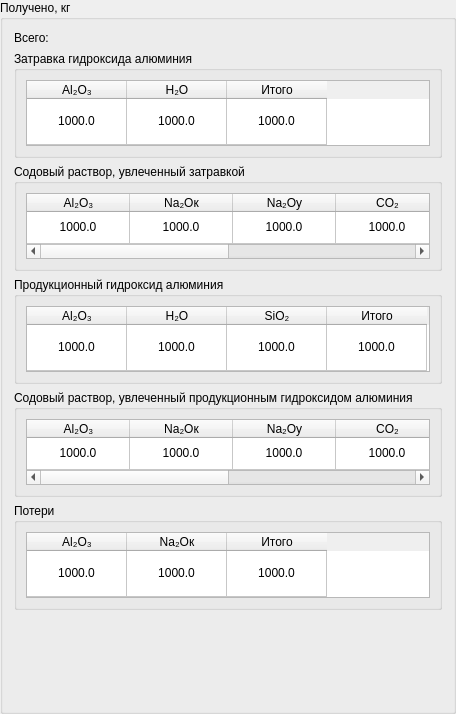
                  <widget class="QGroupBox" name="groupBox_134">
                   <property name="title">
                    <string>Получено, кг</string>
                   </property>
                   <layout class="QVBoxLayout" name="verticalLayout_22">
                    <item>
                     <widget class="QLabel" name="label_20">
                      <property name="text">
                       <string>Всего:</string>
                      </property>
                     </widget>
                    </item>
                    <item>
                     <widget class="QGroupBox" name="groupBox_325">
                      <property name="maximumSize">
                       <size>
                        <width>16777215</width>
                        <height>107</height>
                       </size>
                      </property>
                      <property name="title">
                       <string>Затравка гидроксида алюминия</string>
                      </property>
                      <layout class="QHBoxLayout" name="horizontalLayout_342">
                       <item>
                        <widget class="QTableWidget" name="tableAluminumHydroxide22_2">
                         <property name="maximumSize">
                          <size>
                           <width>16777215</width>
                           <height>71</height>
                          </size>
                         </property>
                         <attribute name="horizontalHeaderDefaultSectionSize">
                          <number>100</number>
                         </attribute>
                         <attribute name="verticalHeaderVisible">
                          <bool>false</bool>
                         </attribute>
                         <attribute name="verticalHeaderStretchLastSection">
                          <bool>true</bool>
                         </attribute>
                         <row>
                          <property name="text">
                           <string>1</string>
                          </property>
                         </row>
                         <column>
                          <property name="text">
                           <string>Al₂O₃</string>
                          </property>
                         </column>
                         <column>
                          <property name="text">
                           <string>H₂O</string>
                          </property>
                         </column>
                         <column>
                          <property name="text">
                           <string>Итого</string>
                          </property>
                         </column>
                         <item row="0" column="0">
                          <property name="text">
                           <string>1000.0</string>
                          </property>
                          <property name="textAlignment">
                           <set>AlignCenter</set>
                          </property>
                         </item>
                         <item row="0" column="1">
                          <property name="text">
                           <string>1000.0</string>
                          </property>
                          <property name="textAlignment">
                           <set>AlignCenter</set>
                          </property>
                         </item>
                         <item row="0" column="2">
                          <property name="text">
                           <string>1000.0</string>
                          </property>
                          <property name="textAlignment">
                           <set>AlignCenter</set>
                          </property>
                         </item>
                        </widget>
                       </item>
                      </layout>
                     </widget>
                    </item>
                    <item>
                     <widget class="QGroupBox" name="groupBox_327">
                      <property name="maximumSize">
                       <size>
                        <width>16777215</width>
                        <height>107</height>
                       </size>
                      </property>
                      <property name="title">
                       <string>Содовый раствор, увлеченный затравкой</string>
                      </property>
                      <layout class="QHBoxLayout" name="horizontalLayout_344">
                       <item>
                        <widget class="QTableWidget" name="tableAlkalineSolution22_2">
                         <property name="maximumSize">
                          <size>
                           <width>16777215</width>
                           <height>71</height>
                          </size>
                         </property>
                         <attribute name="horizontalHeaderDefaultSectionSize">
                          <number>103</number>
                         </attribute>
                         <attribute name="horizontalHeaderStretchLastSection">
                          <bool>true</bool>
                         </attribute>
                         <attribute name="verticalHeaderVisible">
                          <bool>false</bool>
                         </attribute>
                         <attribute name="verticalHeaderStretchLastSection">
                          <bool>true</bool>
                         </attribute>
                         <row>
                          <property name="text">
                           <string>1</string>
                          </property>
                         </row>
                         <column>
                          <property name="text">
                           <string>Al₂O₃</string>
                          </property>
                         </column>
                         <column>
                          <property name="text">
                           <string>Na₂Oк</string>
                          </property>
                         </column>
                         <column>
                          <property name="text">
                           <string>Na₂Oу</string>
                          </property>
                         </column>
                         <column>
                          <property name="text">
                           <string>CO₂</string>
                          </property>
                         </column>
                         <column>
                          <property name="text">
                           <string>H₂O</string>
                          </property>
                         </column>
                         <column>
                          <property name="text">
                           <string>Итого</string>
                          </property>
                         </column>
                         <item row="0" column="0">
                          <property name="text">
                           <string>1000.0</string>
                          </property>
                          <property name="textAlignment">
                           <set>AlignCenter</set>
                          </property>
                         </item>
                         <item row="0" column="1">
                          <property name="text">
                           <string>1000.0</string>
                          </property>
                          <property name="textAlignment">
                           <set>AlignCenter</set>
                          </property>
                         </item>
                         <item row="0" column="2">
                          <property name="text">
                           <string>1000.0</string>
                          </property>
                          <property name="textAlignment">
                           <set>AlignCenter</set>
                          </property>
                         </item>
                         <item row="0" column="3">
                          <property name="text">
                           <string>1000.0</string>
                          </property>
                          <property name="textAlignment">
                           <set>AlignCenter</set>
                          </property>
                         </item>
                         <item row="0" column="4">
                          <property name="text">
                           <string>1000.0</string>
                          </property>
                          <property name="textAlignment">
                           <set>AlignCenter</set>
                          </property>
                         </item>
                         <item row="0" column="5">
                          <property name="text">
                           <string>1000.0</string>
                          </property>
                          <property name="textAlignment">
                           <set>AlignCenter</set>
                          </property>
                         </item>
                        </widget>
                       </item>
                      </layout>
                     </widget>
                    </item>
                    <item>
                     <widget class="QGroupBox" name="groupBox_326">
                      <property name="maximumSize">
                       <size>
                        <width>16777215</width>
                        <height>107</height>
                       </size>
                      </property>
                      <property name="title">
                       <string>Продукционный гидроксид алюминия</string>
                      </property>
                      <layout class="QHBoxLayout" name="horizontalLayout_343">
                       <item>
                        <widget class="QTableWidget" name="tableProdAluminumHydroxide22">
                         <property name="maximumSize">
                          <size>
                           <width>16777215</width>
                           <height>71</height>
                          </size>
                         </property>
                         <attribute name="horizontalHeaderDefaultSectionSize">
                          <number>100</number>
                         </attribute>
                         <attribute name="verticalHeaderVisible">
                          <bool>false</bool>
                         </attribute>
                         <attribute name="verticalHeaderStretchLastSection">
                          <bool>true</bool>
                         </attribute>
                         <row>
                          <property name="text">
                           <string>1</string>
                          </property>
                         </row>
                         <column>
                          <property name="text">
                           <string>Al₂O₃</string>
                          </property>
                         </column>
                         <column>
                          <property name="text">
                           <string>H₂O</string>
                          </property>
                         </column>
                         <column>
                          <property name="text">
                           <string>SiO₂</string>
                          </property>
                         </column>
                         <column>
                          <property name="text">
                           <string>Итого</string>
                          </property>
                         </column>
                         <item row="0" column="0">
                          <property name="text">
                           <string>1000.0</string>
                          </property>
                          <property name="textAlignment">
                           <set>AlignCenter</set>
                          </property>
                         </item>
                         <item row="0" column="1">
                          <property name="text">
                           <string>1000.0</string>
                          </property>
                          <property name="textAlignment">
                           <set>AlignCenter</set>
                          </property>
                         </item>
                         <item row="0" column="2">
                          <property name="text">
                           <string>1000.0</string>
                          </property>
                          <property name="textAlignment">
                           <set>AlignCenter</set>
                          </property>
                         </item>
                         <item row="0" column="3">
                          <property name="text">
                           <string>1000.0</string>
                          </property>
                          <property name="textAlignment">
                           <set>AlignCenter</set>
                          </property>
                         </item>
                        </widget>
                       </item>
                      </layout>
                     </widget>
                    </item>
                    <item>
                     <widget class="QGroupBox" name="groupBox_322">
                      <property name="maximumSize">
                       <size>
                        <width>16777215</width>
                        <height>107</height>
                       </size>
                      </property>
                      <property name="title">
                       <string>Содовый раствор, увлеченный продукционным гидроксидом алюминия</string>
                      </property>
                      <layout class="QHBoxLayout" name="horizontalLayout_339">
                       <item>
                        <widget class="QTableWidget" name="tableProdAlkalineSolution22">
                         <property name="maximumSize">
                          <size>
                           <width>16777215</width>
                           <height>71</height>
                          </size>
                         </property>
                         <attribute name="horizontalHeaderDefaultSectionSize">
                          <number>103</number>
                         </attribute>
                         <attribute name="horizontalHeaderStretchLastSection">
                          <bool>true</bool>
                         </attribute>
                         <attribute name="verticalHeaderVisible">
                          <bool>false</bool>
                         </attribute>
                         <attribute name="verticalHeaderStretchLastSection">
                          <bool>true</bool>
                         </attribute>
                         <row>
                          <property name="text">
                           <string>1</string>
                          </property>
                         </row>
                         <column>
                          <property name="text">
                           <string>Al₂O₃</string>
                          </property>
                         </column>
                         <column>
                          <property name="text">
                           <string>Na₂Oк</string>
                          </property>
                         </column>
                         <column>
                          <property name="text">
                           <string>Na₂Oу</string>
                          </property>
                         </column>
                         <column>
                          <property name="text">
                           <string>CO₂</string>
                          </property>
                         </column>
                         <column>
                          <property name="text">
                           <string>H₂O</string>
                          </property>
                         </column>
                         <column>
                          <property name="text">
                           <string>Итого</string>
                          </property>
                         </column>
                         <item row="0" column="0">
                          <property name="text">
                           <string>1000.0</string>
                          </property>
                          <property name="textAlignment">
                           <set>AlignCenter</set>
                          </property>
                         </item>
                         <item row="0" column="1">
                          <property name="text">
                           <string>1000.0</string>
                          </property>
                          <property name="textAlignment">
                           <set>AlignCenter</set>
                          </property>
                         </item>
                         <item row="0" column="2">
                          <property name="text">
                           <string>1000.0</string>
                          </property>
                          <property name="textAlignment">
                           <set>AlignCenter</set>
                          </property>
                         </item>
                         <item row="0" column="3">
                          <property name="text">
                           <string>1000.0</string>
                          </property>
                          <property name="textAlignment">
                           <set>AlignCenter</set>
                          </property>
                         </item>
                         <item row="0" column="4">
                          <property name="text">
                           <string>1000.0</string>
                          </property>
                          <property name="textAlignment">
                           <set>AlignCenter</set>
                          </property>
                         </item>
                         <item row="0" column="5">
                          <property name="text">
                           <string>1000.0</string>
                          </property>
                          <property name="textAlignment">
                           <set>AlignCenter</set>
                          </property>
                         </item>
                        </widget>
                       </item>
                      </layout>
                     </widget>
                    </item>
                    <item>
                     <widget class="QGroupBox" name="groupBox_324">
                      <property name="maximumSize">
                       <size>
                        <width>16777215</width>
                        <height>107</height>
                       </size>
                      </property>
                      <property name="title">
                       <string>Потери</string>
                      </property>
                      <layout class="QHBoxLayout" name="horizontalLayout_341">
                       <item>
                        <widget class="QTableWidget" name="tableLosses22">
                         <property name="maximumSize">
                          <size>
                           <width>16777215</width>
                           <height>71</height>
                          </size>
                         </property>
                         <attribute name="horizontalHeaderDefaultSectionSize">
                          <number>100</number>
                         </attribute>
                         <attribute name="verticalHeaderVisible">
                          <bool>false</bool>
                         </attribute>
                         <attribute name="verticalHeaderStretchLastSection">
                          <bool>true</bool>
                         </attribute>
                         <row>
                          <property name="text">
                           <string>1</string>
                          </property>
                         </row>
                         <column>
                          <property name="text">
                           <string>Al₂O₃</string>
                          </property>
                         </column>
                         <column>
                          <property name="text">
                           <string>Na₂Oк</string>
                          </property>
                         </column>
                         <column>
                          <property name="text">
                           <string>Итого</string>
                          </property>
                         </column>
                         <item row="0" column="0">
                          <property name="text">
                           <string>1000.0</string>
                          </property>
                          <property name="textAlignment">
                           <set>AlignCenter</set>
                          </property>
                         </item>
                         <item row="0" column="1">
                          <property name="text">
                           <string>1000.0</string>
                          </property>
                          <property name="textAlignment">
                           <set>AlignCenter</set>
                          </property>
                         </item>
                         <item row="0" column="2">
                          <property name="text">
                           <string>1000.0</string>
                          </property>
                          <property name="textAlignment">
                           <set>AlignCenter</set>
                          </property>
                         </item>
                        </widget>
                       </item>
                      </layout>
                     </widget>
                    </item>
                    <item>
                     <spacer name="verticalSpacer_22">
                      <property name="orientation">
                       <enum>Qt::Vertical</enum>
                      </property>
                      <property name="sizeHint" stdset="0">
                       <size>
                        <width>20</width>
                        <height>90</height>
                       </size>
                      </property>
                     </spacer>
                    </item>
                   </layout>
                  </widget>
